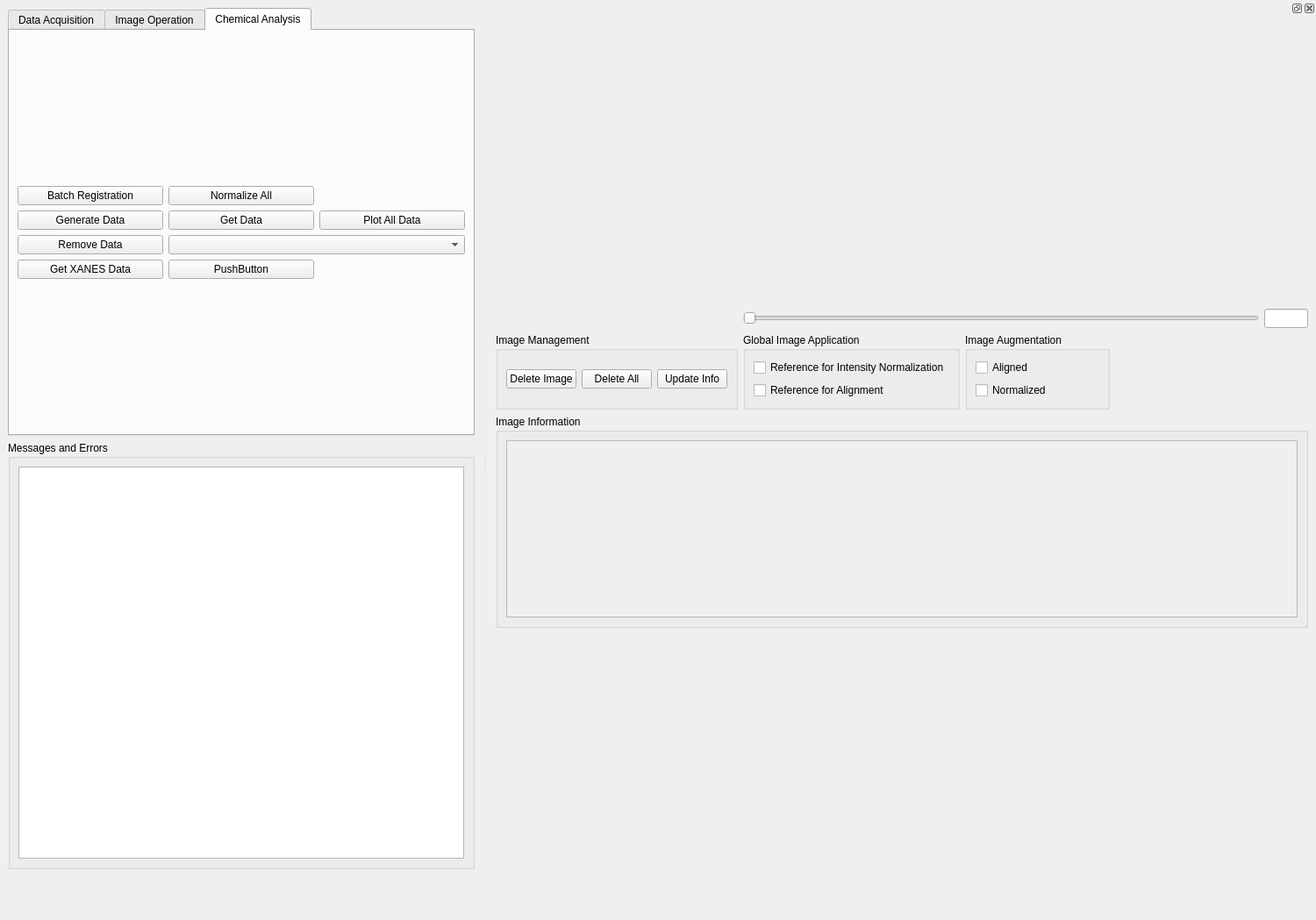
<?xml version="1.0" encoding="UTF-8"?>
<ui version="4.0">
 <class>MainWindow</class>
 <widget class="QMainWindow" name="MainWindow">
  <property name="geometry">
   <rect>
    <x>0</x>
    <y>0</y>
    <width>1500</width>
    <height>1049</height>
   </rect>
  </property>
  <property name="sizePolicy">
   <sizepolicy hsizetype="Minimum" vsizetype="MinimumExpanding">
    <horstretch>0</horstretch>
    <verstretch>0</verstretch>
   </sizepolicy>
  </property>
  <property name="minimumSize">
   <size>
    <width>1500</width>
    <height>1000</height>
   </size>
  </property>
  <property name="maximumSize">
   <size>
    <width>16777215</width>
    <height>16777215</height>
   </size>
  </property>
  <property name="windowTitle">
   <string>MainWindow</string>
  </property>
  <widget class="QWidget" name="centralwidget">
   <property name="sizePolicy">
    <sizepolicy hsizetype="Maximum" vsizetype="MinimumExpanding">
     <horstretch>0</horstretch>
     <verstretch>0</verstretch>
    </sizepolicy>
   </property>
   <property name="minimumSize">
    <size>
     <width>0</width>
     <height>500</height>
    </size>
   </property>
   <property name="maximumSize">
    <size>
     <width>550</width>
     <height>1000</height>
    </size>
   </property>
   <layout class="QVBoxLayout" name="verticalLayout_2">
    <item>
     <layout class="QVBoxLayout" name="verticalLayout">
      <property name="spacing">
       <number>0</number>
      </property>
      <property name="sizeConstraint">
       <enum>QLayout::SetMaximumSize</enum>
      </property>
      <property name="leftMargin">
       <number>0</number>
      </property>
      <item>
       <widget class="QTabWidget" name="tabWidget">
        <property name="currentIndex">
         <number>2</number>
        </property>
        <widget class="QWidget" name="tab">
         <property name="enabled">
          <bool>true</bool>
         </property>
         <attribute name="title">
          <string>Data Acquisition</string>
         </attribute>
         <layout class="QVBoxLayout" name="verticalLayout_3">
          <item>
           <layout class="QGridLayout" name="gridLayout">
            <item row="0" column="0">
             <widget class="QPushButton" name="pushButton">
              <property name="text">
               <string>Choose Directory</string>
              </property>
             </widget>
            </item>
            <item row="2" column="0">
             <widget class="QPushButton" name="pushButton_3">
              <property name="text">
               <string>Make h5 from File</string>
              </property>
             </widget>
            </item>
            <item row="1" column="1">
             <widget class="QLineEdit" name="lineEdit_2"/>
            </item>
            <item row="3" column="1">
             <widget class="QLineEdit" name="lineEdit_4"/>
            </item>
            <item row="0" column="1">
             <widget class="QLineEdit" name="lineEdit"/>
            </item>
            <item row="3" column="0">
             <widget class="QPushButton" name="pushButton_4">
              <property name="text">
               <string>Choose json File</string>
              </property>
             </widget>
            </item>
            <item row="2" column="1">
             <widget class="QLineEdit" name="lineEdit_3"/>
            </item>
            <item row="1" column="0">
             <widget class="QPushButton" name="pushButton_2">
              <property name="text">
               <string>Make h5 from Input</string>
              </property>
             </widget>
            </item>
            <item row="4" column="0">
             <widget class="QPushButton" name="pushButton_5">
              <property name="text">
               <string>Fit h5 File</string>
              </property>
             </widget>
            </item>
            <item row="4" column="1">
             <widget class="QLineEdit" name="lineEdit_5"/>
            </item>
           </layout>
          </item>
         </layout>
        </widget>
        <widget class="QWidget" name="tab_2">
         <attribute name="title">
          <string>Image Operation</string>
         </attribute>
         <layout class="QGridLayout" name="gridLayout_3">
          <item row="0" column="0">
           <layout class="QGridLayout" name="gridLayout_2">
            <item row="0" column="1">
             <widget class="QLineEdit" name="lineEdit_6"/>
            </item>
            <item row="2" column="1">
             <widget class="QLineEdit" name="lineEdit_12"/>
            </item>
            <item row="3" column="0">
             <widget class="QPushButton" name="pushButton_8">
              <property name="text">
               <string>Choose Normalized</string>
              </property>
             </widget>
            </item>
            <item row="2" column="0">
             <widget class="QPushButton" name="pushButton_13">
              <property name="text">
               <string>Choose Reference</string>
              </property>
             </widget>
            </item>
            <item row="0" column="2">
             <widget class="QPushButton" name="pushButton_9">
              <property name="text">
               <string>Plot Image</string>
              </property>
             </widget>
            </item>
            <item row="0" column="0">
             <widget class="QPushButton" name="pushButton_6">
              <property name="sizePolicy">
               <sizepolicy hsizetype="Minimum" vsizetype="Fixed">
                <horstretch>0</horstretch>
                <verstretch>0</verstretch>
               </sizepolicy>
              </property>
              <property name="text">
               <string>Choose Image</string>
              </property>
             </widget>
            </item>
            <item row="2" column="2">
             <widget class="QPushButton" name="pushButton_14">
              <property name="text">
               <string>Set Reference</string>
              </property>
             </widget>
            </item>
            <item row="3" column="1">
             <widget class="QLineEdit" name="lineEdit_7"/>
            </item>
            <item row="1" column="0">
             <widget class="QPushButton" name="pushButton_7">
              <property name="sizePolicy">
               <sizepolicy hsizetype="Fixed" vsizetype="Fixed">
                <horstretch>0</horstretch>
                <verstretch>0</verstretch>
               </sizepolicy>
              </property>
              <property name="maximumSize">
               <size>
                <width>150</width>
                <height>16777215</height>
               </size>
              </property>
              <property name="text">
               <string>Images Directory</string>
              </property>
             </widget>
            </item>
            <item row="1" column="2">
             <widget class="QPushButton" name="pushButton_11">
              <property name="text">
               <string>Plot Images</string>
              </property>
             </widget>
            </item>
            <item row="1" column="1">
             <widget class="QLineEdit" name="lineEdit_8"/>
            </item>
            <item row="3" column="2">
             <widget class="QPushButton" name="pushButton_23">
              <property name="text">
               <string>Set Normalized</string>
              </property>
             </widget>
            </item>
            <item row="4" column="0">
             <widget class="QPushButton" name="pushButton_24">
              <property name="text">
               <string>Quick Plot Data</string>
              </property>
             </widget>
            </item>
            <item row="4" column="1">
             <widget class="QLineEdit" name="lineEdit_10"/>
            </item>
            <item row="4" column="2">
             <widget class="QPushButton" name="pushButton_26">
              <property name="text">
               <string>Quick Plot</string>
              </property>
             </widget>
            </item>
           </layout>
          </item>
         </layout>
        </widget>
        <widget class="QWidget" name="tab_3">
         <attribute name="title">
          <string>Chemical Analysis</string>
         </attribute>
         <layout class="QGridLayout" name="gridLayout_10">
          <item row="0" column="0">
           <layout class="QGridLayout" name="gridLayout_9">
            <item row="0" column="0">
             <widget class="QPushButton" name="pushButton_19">
              <property name="text">
               <string>Batch Registration</string>
              </property>
             </widget>
            </item>
            <item row="0" column="1">
             <widget class="QPushButton" name="pushButton_12">
              <property name="text">
               <string>Normalize All</string>
              </property>
             </widget>
            </item>
            <item row="2" column="0">
             <widget class="QPushButton" name="pushButton_17">
              <property name="text">
               <string>Remove Data</string>
              </property>
             </widget>
            </item>
            <item row="2" column="1" colspan="2">
             <widget class="QComboBox" name="comboBox"/>
            </item>
            <item row="1" column="2">
             <widget class="QPushButton" name="pushButton_25">
              <property name="text">
               <string>Plot All Data</string>
              </property>
             </widget>
            </item>
            <item row="1" column="1">
             <widget class="QPushButton" name="pushButton_15">
              <property name="text">
               <string>Get Data</string>
              </property>
             </widget>
            </item>
            <item row="1" column="0">
             <widget class="QPushButton" name="pushButton_20">
              <property name="text">
               <string>Generate Data</string>
              </property>
             </widget>
            </item>
            <item row="3" column="0">
             <widget class="QPushButton" name="pushButton_16">
              <property name="text">
               <string>Get XANES Data</string>
              </property>
             </widget>
            </item>
            <item row="3" column="1">
             <widget class="QPushButton" name="pushButton_18">
              <property name="text">
               <string>PushButton</string>
              </property>
             </widget>
            </item>
           </layout>
          </item>
         </layout>
        </widget>
       </widget>
      </item>
     </layout>
    </item>
    <item>
     <widget class="QGroupBox" name="groupBox">
      <property name="sizePolicy">
       <sizepolicy hsizetype="Fixed" vsizetype="MinimumExpanding">
        <horstretch>0</horstretch>
        <verstretch>0</verstretch>
       </sizepolicy>
      </property>
      <property name="minimumSize">
       <size>
        <width>0</width>
        <height>150</height>
       </size>
      </property>
      <property name="maximumSize">
       <size>
        <width>550</width>
        <height>15000</height>
       </size>
      </property>
      <property name="title">
       <string>Messages and Errors</string>
      </property>
      <layout class="QVBoxLayout" name="verticalLayout_8">
       <item>
        <widget class="QTextEdit" name="textEdit">
         <property name="sizePolicy">
          <sizepolicy hsizetype="Maximum" vsizetype="MinimumExpanding">
           <horstretch>0</horstretch>
           <verstretch>0</verstretch>
          </sizepolicy>
         </property>
         <property name="maximumSize">
          <size>
           <width>550</width>
           <height>16777215</height>
          </size>
         </property>
        </widget>
       </item>
      </layout>
     </widget>
    </item>
   </layout>
  </widget>
  <widget class="QDockWidget" name="dockWidget">
   <property name="sizePolicy">
    <sizepolicy hsizetype="MinimumExpanding" vsizetype="MinimumExpanding">
     <horstretch>0</horstretch>
     <verstretch>0</verstretch>
    </sizepolicy>
   </property>
   <property name="minimumSize">
    <size>
     <width>500</width>
     <height>281</height>
    </size>
   </property>
   <attribute name="dockWidgetArea">
    <number>2</number>
   </attribute>
   <widget class="QWidget" name="dockWidgetContents">
    <property name="sizePolicy">
     <sizepolicy hsizetype="Minimum" vsizetype="Minimum">
      <horstretch>0</horstretch>
      <verstretch>0</verstretch>
     </sizepolicy>
    </property>
    <property name="minimumSize">
     <size>
      <width>500</width>
      <height>250</height>
     </size>
    </property>
    <layout class="QVBoxLayout" name="verticalLayout_5">
     <item>
      <layout class="QVBoxLayout" name="verticalLayout_4">
       <item>
        <layout class="QGridLayout" name="gridLayout_8">
         <item row="0" column="0">
          <layout class="QGridLayout" name="gridLayout_11">
           <item row="0" column="4">
            <widget class="QLineEdit" name="lineEdit_9">
             <property name="sizePolicy">
              <sizepolicy hsizetype="Fixed" vsizetype="Fixed">
               <horstretch>0</horstretch>
               <verstretch>0</verstretch>
              </sizepolicy>
             </property>
             <property name="maximumSize">
              <size>
               <width>50</width>
               <height>16777215</height>
              </size>
             </property>
            </widget>
           </item>
           <item row="2" column="0">
            <widget class="QGroupBox" name="groupBox_6">
             <property name="title">
              <string>Image Management</string>
             </property>
             <layout class="QGridLayout" name="gridLayout_13">
              <item row="0" column="0">
               <layout class="QGridLayout" name="gridLayout_12">
                <item row="0" column="1">
                 <widget class="QPushButton" name="pushButton_22">
                  <property name="text">
                   <string>Delete All</string>
                  </property>
                 </widget>
                </item>
                <item row="0" column="0">
                 <widget class="QPushButton" name="pushButton_21">
                  <property name="text">
                   <string>Delete Image</string>
                  </property>
                 </widget>
                </item>
                <item row="0" column="2">
                 <widget class="QPushButton" name="pushButton_10">
                  <property name="text">
                   <string>Update Info</string>
                  </property>
                 </widget>
                </item>
               </layout>
              </item>
             </layout>
            </widget>
           </item>
           <item row="2" column="1">
            <widget class="QGroupBox" name="groupBox_8">
             <property name="title">
              <string>Global Image Application</string>
             </property>
             <layout class="QGridLayout" name="gridLayout_17">
              <item row="0" column="0">
               <layout class="QGridLayout" name="gridLayout_16">
                <item row="0" column="0">
                 <widget class="QCheckBox" name="checkBox_6">
                  <property name="text">
                   <string>Reference for Intensity Normalization</string>
                  </property>
                 </widget>
                </item>
                <item row="1" column="0">
                 <widget class="QCheckBox" name="checkBox_5">
                  <property name="sizePolicy">
                   <sizepolicy hsizetype="Fixed" vsizetype="Fixed">
                    <horstretch>0</horstretch>
                    <verstretch>0</verstretch>
                   </sizepolicy>
                  </property>
                  <property name="text">
                   <string>Reference for Alignment</string>
                  </property>
                 </widget>
                </item>
               </layout>
              </item>
             </layout>
            </widget>
           </item>
           <item row="2" column="2">
            <widget class="QGroupBox" name="groupBox_3">
             <property name="sizePolicy">
              <sizepolicy hsizetype="Preferred" vsizetype="Maximum">
               <horstretch>0</horstretch>
               <verstretch>0</verstretch>
              </sizepolicy>
             </property>
             <property name="title">
              <string>Image Augmentation</string>
             </property>
             <layout class="QGridLayout" name="gridLayout_5">
              <item row="1" column="1">
               <layout class="QGridLayout" name="gridLayout_4">
                <item row="0" column="0">
                 <widget class="QCheckBox" name="checkBox">
                  <property name="text">
                   <string>Aligned</string>
                  </property>
                 </widget>
                </item>
                <item row="1" column="0">
                 <widget class="QCheckBox" name="checkBox_2">
                  <property name="text">
                   <string>Normalized</string>
                  </property>
                 </widget>
                </item>
               </layout>
              </item>
             </layout>
            </widget>
           </item>
           <item row="0" column="1" colspan="3">
            <widget class="QSlider" name="horizontalSlider">
             <property name="orientation">
              <enum>Qt::Horizontal</enum>
             </property>
            </widget>
           </item>
          </layout>
         </item>
        </layout>
       </item>
       <item>
        <layout class="QHBoxLayout" name="horizontalLayout_2">
         <item>
          <widget class="QGroupBox" name="groupBox_2">
           <property name="sizePolicy">
            <sizepolicy hsizetype="Preferred" vsizetype="Maximum">
             <horstretch>0</horstretch>
             <verstretch>0</verstretch>
            </sizepolicy>
           </property>
           <property name="maximumSize">
            <size>
             <width>16777215</width>
             <height>250</height>
            </size>
           </property>
           <property name="title">
            <string>Image Information</string>
           </property>
           <layout class="QVBoxLayout" name="verticalLayout_11">
            <item>
             <layout class="QVBoxLayout" name="verticalLayout_10">
              <item>
               <widget class="QScrollArea" name="scrollArea">
                <property name="widgetResizable">
                 <bool>true</bool>
                </property>
                <widget class="QWidget" name="scrollAreaWidgetContents">
                 <property name="geometry">
                  <rect>
                   <x>0</x>
                   <y>0</y>
                   <width>865</width>
                   <height>210</height>
                  </rect>
                 </property>
                 <layout class="QVBoxLayout" name="verticalLayout_13">
                  <item>
                   <layout class="QVBoxLayout" name="verticalLayout_12">
                    <item>
                     <widget class="QLabel" name="label">
                      <property name="enabled">
                       <bool>true</bool>
                      </property>
                      <property name="sizePolicy">
                       <sizepolicy hsizetype="Preferred" vsizetype="Fixed">
                        <horstretch>0</horstretch>
                        <verstretch>0</verstretch>
                       </sizepolicy>
                      </property>
                      <property name="maximumSize">
                       <size>
                        <width>16777215</width>
                        <height>20</height>
                       </size>
                      </property>
                      <property name="text">
                       <string/>
                      </property>
                     </widget>
                    </item>
                    <item>
                     <widget class="QLabel" name="label_2">
                      <property name="sizePolicy">
                       <sizepolicy hsizetype="Preferred" vsizetype="Fixed">
                        <horstretch>0</horstretch>
                        <verstretch>0</verstretch>
                       </sizepolicy>
                      </property>
                      <property name="maximumSize">
                       <size>
                        <width>16777215</width>
                        <height>20</height>
                       </size>
                      </property>
                      <property name="text">
                       <string/>
                      </property>
                     </widget>
                    </item>
                    <item>
                     <widget class="QLabel" name="label_3">
                      <property name="sizePolicy">
                       <sizepolicy hsizetype="Preferred" vsizetype="Maximum">
                        <horstretch>0</horstretch>
                        <verstretch>0</verstretch>
                       </sizepolicy>
                      </property>
                      <property name="maximumSize">
                       <size>
                        <width>16777215</width>
                        <height>20</height>
                       </size>
                      </property>
                      <property name="text">
                       <string/>
                      </property>
                     </widget>
                    </item>
                    <item>
                     <widget class="QLabel" name="label_4">
                      <property name="sizePolicy">
                       <sizepolicy hsizetype="Preferred" vsizetype="Fixed">
                        <horstretch>0</horstretch>
                        <verstretch>0</verstretch>
                       </sizepolicy>
                      </property>
                      <property name="maximumSize">
                       <size>
                        <width>16777215</width>
                        <height>20</height>
                       </size>
                      </property>
                      <property name="text">
                       <string/>
                      </property>
                     </widget>
                    </item>
                    <item>
                     <widget class="QLabel" name="label_5">
                      <property name="text">
                       <string/>
                      </property>
                     </widget>
                    </item>
                   </layout>
                  </item>
                 </layout>
                </widget>
               </widget>
              </item>
             </layout>
            </item>
           </layout>
          </widget>
         </item>
        </layout>
       </item>
      </layout>
     </item>
    </layout>
   </widget>
  </widget>
 </widget>
 <resources/>
 <connections/>
</ui>
